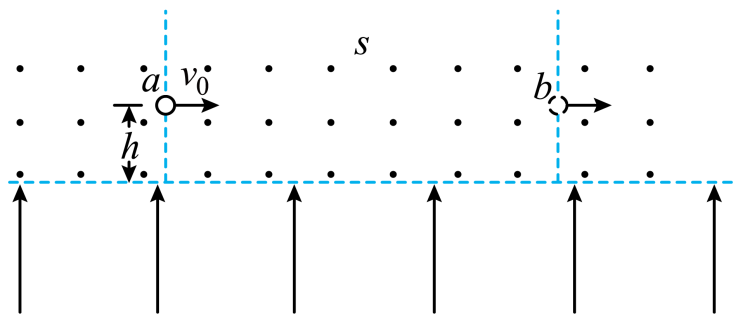
#> input picture solutions/magnetic2_animation.png, 745 x 323 px, given in place of 600dd469aa336f73bdb50aa6a9f5c840.jpg, which was not available
$ python crop_cover.py
#> lines starting #> are read from the running program, lines starting #| are printed output that depends on the picture; pictures that were not available may be replaced by others from this repository, and a replacement may not be noted
#!/usr/bin/env python3
"""分析波的叠加截图，裁剪出中间主波形区域。"""
from PIL import Image
import os

src = r"C:\Users\Administrator\Documents\xwechat_files\wxid_fxniy4kgi4u022_07ad\temp\RWTemp\2026-08\600dd469aa336f73bdb50aa6a9f5c840.jpg"
out = r"D:\work\2026-08-12-14-57-38\assets\img\wave-superposition-cover.png"

img = Image.open(src).convert("RGB")
#> img is the input picture: PIL image 745x323 RGB; mean R, G, B 247, 248.4, 248.9
w, h = img.size
#> w = 745; h = 323

# 分析每列亮度：背景黑（0,0,0），内容较亮
# 计算每列非近黑像素占比
from_col = []
for x in range(w):
    bright = 0
    for y in range(h):
        r, g, b = img.getpixel((x, y))
        if r > 40 or g > 40 or b > 40:
            bright += 1
    from_col.append(bright / h)
#> after the loop, from_col = 745 values, max 1 at index 0, min 0.548 at index 19, mean 0.982

# 找左侧第一个内容占比超过阈值的列
threshold = 0.05
left = 0
for x in range(w):
    if from_col[x] > threshold:
        left = x
        break

# 找右侧最后一个内容占比超过阈值的列
right = w - 1
#> right = 744
for x in range(w - 1, -1, -1):
    if from_col[x] > threshold:
        right = x
        break

# 上下边界：同理
from_row = []
for y in range(h):
    bright = 0
    for x in range(w):
        r, g, b = img.getpixel((x, y))
        if r > 40 or g > 40 or b > 40:
            bright += 1
    from_row.append(bright / w)
#> after the loop, from_row = 323 values, max 1 at index 0, min 0.839 at index 105, mean 0.982

top = 0
for y in range(h):
    if from_row[y] > threshold:
        top = y
        break

bottom = h - 1
#> bottom = 322
for y in range(h - 1, -1, -1):
    if from_row[y] > threshold:
        bottom = y
        break

print(f"原始尺寸: {w}x{h}")
#| 原始尺寸: 745x323
print(f"内容区域: x={left}-{right}, y={top}-{bottom}")
#| 内容区域: x=0-744, y=0-322

# 左侧文字面板较宽，取从波形开始出现的位置稍微向左留一点，向右全保留
# 如果左侧阈值找到的列在文字区外，可能需要额外裁掉文字区
# 这里采用列亮度的"显著变化"来排除左侧参数区
# 简单做法：如果 left 较小（<100），说明文字很靠边；实际文字延伸到约 220px
# 我们改为：找连续 50 列以上平均亮度 > 0.02 的起始区域作为真正主画面
run_start = 0
run_len = 0
best_start = 0
best_len = 0
for x in range(w):
    if from_col[x] > 0.02:
        if run_len == 0:
            run_start = x
        run_len += 1
        if run_len > best_len:
            best_len = run_len
            best_start = run_start
    else:
        run_len = 0
#> after the loop, best_len = 745; best_start = 0

print(f"最长连续内容段: x={best_start}, 长度={best_len}")
#| 最长连续内容段: x=0, 长度=745

# 主画面应该是最大的连续段，左侧小文字区可能单独成段
# 如果 best_start > 200 且前面还有小段，那么 best_start 就是主画面起点
# 否则需要手动调整

# 对于这张图，视觉判断主波形大约从 x=260 开始
# 左侧参数文字约在 x=0-220
# 我们采用 best_start 作为左边界（如果 best_start 足够大）
# 同时留少量边距
crop_left = max(0, best_start - 10)
#> crop_left = 0
crop_right = min(w - 1, right + 10)
#> crop_right = 744
crop_top = max(0, top - 10)
#> crop_top = 0
crop_bottom = min(h - 1, bottom + 10)
#> crop_bottom = 322

# 如果 best_start 仍然很小（左侧文字与波形连为一体），则使用固定偏移
if best_start < 200:
    crop_left = 260

print(f"裁剪区域: ({crop_left}, {crop_top}) -> ({crop_right}, {crop_bottom})")
#| 裁剪区域: (260, 0) -> (744, 322)
print(f"裁剪后尺寸: {crop_right - crop_left + 1} x {crop_bottom - crop_top + 1}")
#| 裁剪后尺寸: 485 x 323

cropped = img.crop((crop_left, crop_top, crop_right + 1, crop_bottom + 1))
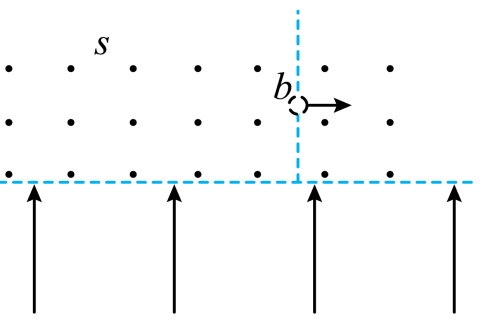
#> cropped: PIL image 485x323 RGB; mean R, G, B 248, 249.3, 249.8
# 确保输出目录存在
os.makedirs(os.path.dirname(out), exist_ok=True)
cropped.save(out, "PNG")
print(f"已保存: {out}")

$ run again, on solutions/magnetic3_animation.png
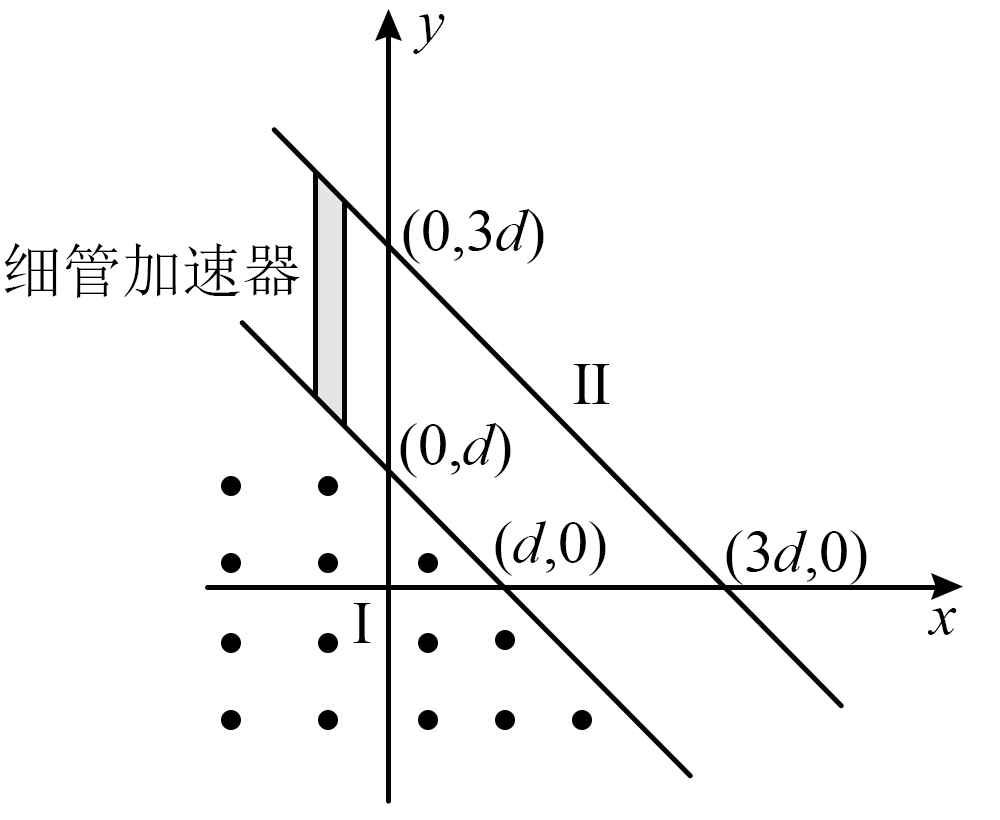
#> input picture solutions/magnetic3_animation.png, 1000 x 820 px, given in place of 600dd469aa336f73bdb50aa6a9f5c840.jpg, which was not available
#> img is the input picture: PIL image 1000x820 RGB; mean R, G, B 245.1, 245.1, 245.1
#> after the loop `for x in range(w):`: from_col = 1000 values, max 1 at index 0, min 0.0329 at index 388, mean 0.965
#> after the loop `for y in range(h):`: from_row = 820 values, max 1 at index 0, min 0.244 at index 586, mean 0.965
#| 原始尺寸: 1000x820
#| 内容区域: x=0-999, y=0-819
#> after the loop `for x in range(w):`: best_len = 1000; best_start = 0
#| 最长连续内容段: x=0, 长度=1000
#| 裁剪区域: (260, 0) -> (999, 819)
#| 裁剪后尺寸: 740 x 820
#> `cropped = img.crop((crop_left, crop_top, crop_right + 1, crop_bottom +..`:
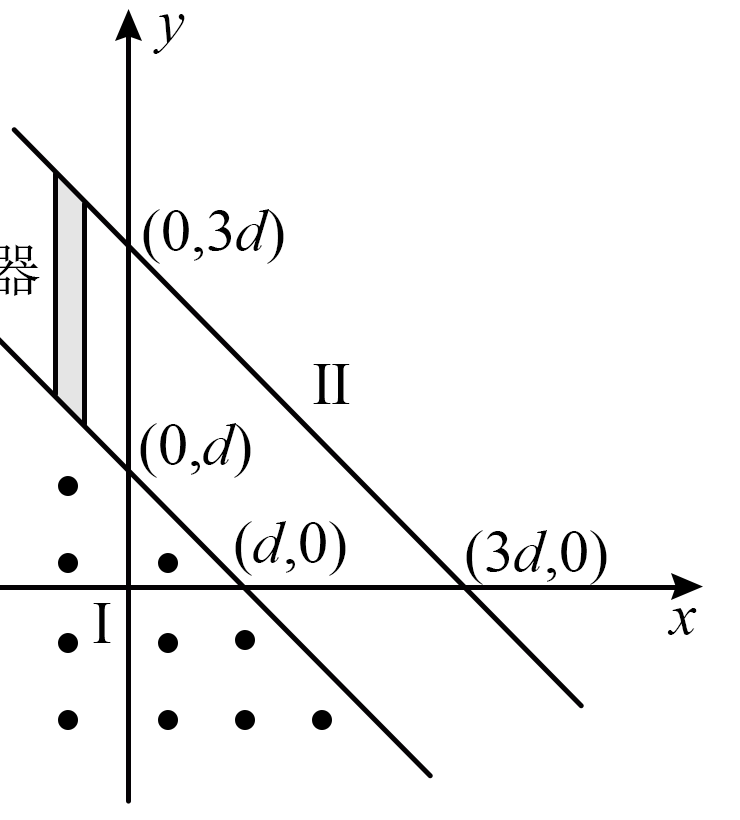
#> cropped: PIL image 740x820 RGB; mean R, G, B 243.5, 243.4, 243.5
